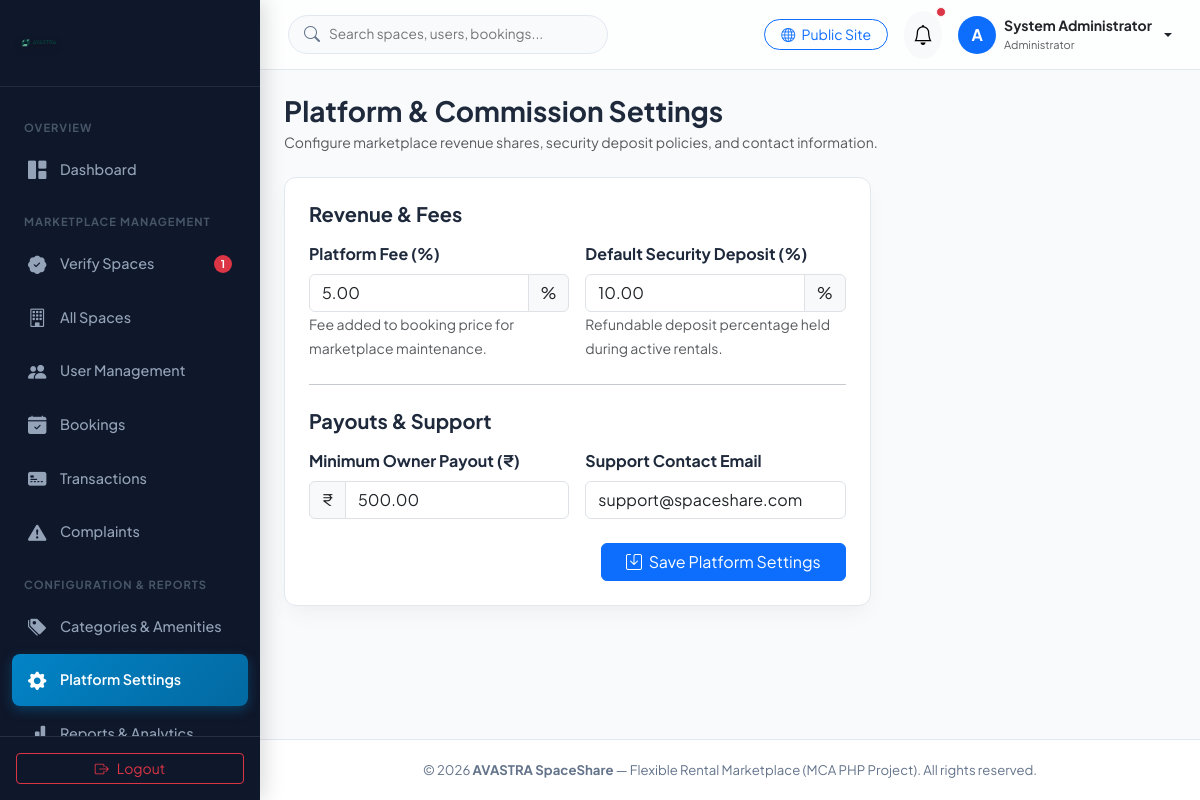
Screenshot of /admin/settings.php (signed in) with the database file from the repository.
### tables this page shows
CREATE TABLE IF NOT EXISTS `commission_settings` (
  `id` INT AUTO_INCREMENT PRIMARY KEY,
  `platform_fee_percent` DECIMAL(5, 2) NOT NULL DEFAULT 5.00,
  `deposit_percent` DECIMAL(5, 2) NOT NULL DEFAULT 10.00,
  `min_payout_amount` DECIMAL(10, 2) NOT NULL DEFAULT 500.00,
  `contact_email` VARCHAR(150) NOT NULL DEFAULT 'support@spaceshare.com',
  `updated_at` TIMESTAMP DEFAULT CURRENT_TIMESTAMP ON UPDATE CURRENT_TIMESTAMP
);

### admin/settings.php (the view, shortened to what this page needs)
<?php
require_once __DIR__ . '/includes/header.php';
require_once __DIR__ . '/includes/sidebar.php';
$db = Database::getInstance();
$settings = $db->query("SELECT * FROM commission_settings WHERE id = 1")->fetch();
?>
<div id="admin-main">
    <?php require_once __DIR__ . '/includes/navbar.php'; ?>
    <main class="p-4">
        <div class="d-flex justify-content-between align-items-center mb-4">
            <div>
                <h3 class="fw-bold mb-1">Platform & Commission Settings</h3>
                <p class="text-muted small mb-0">Configure marketplace revenue shares, security deposit policies, and contact information.</p>
            </div>
        </div>
        <div class="row">
            <div class="col-lg-8">
                <div class="admin-card">
                    <form method="POST" action="">
                        <h5 class="fw-bold mb-3">Revenue & Fees</h5>
                        <div class="row g-3 mb-4">
                            <div class="col-md-6">
                                <label class="form-label fw-bold">Platform Fee (%)</label>
                                <div class="input-group">
                                    <input type="number" step="0.1" name="platform_fee_percent" class="form-control" value="<?= htmlspecialchars($settings['platform_fee_percent'] ?? 5.00); ?>" required>
                                    <span class="input-group-text">%</span>
                                </div>
                                <small class="text-muted">Fee added to booking price for marketplace maintenance.</small>
                            </div>
                            <div class="col-md-6">
                                <label class="form-label fw-bold">Default Security Deposit (%)</label>
                                <div class="input-group">
                                    <input type="number" step="0.1" name="deposit_percent" class="form-control" value="<?= htmlspecialchars($settings['deposit_percent'] ?? 10.00); ?>" required>
                                    <span class="input-group-text">%</span>
                                </div>
                                <small class="text-muted">Refundable deposit percentage held during active rentals.</small>
                            </div>
                        </div>
                        <hr class="my-4">
                        <h5 class="fw-bold mb-3">Payouts & Support</h5>
                        <div class="row g-3 mb-4">
                            <div class="col-md-6">
                                <label class="form-label fw-bold">Minimum Owner Payout (₹)</label>
                                <div class="input-group">
                                    <span class="input-group-text">₹</span>
                                    <input type="number" step="100" name="min_payout_amount" class="form-control" value="<?= htmlspecialchars($settings['min_payout_amount'] ?? 500.00); ?>" required>
                                </div>
                            </div>
                            <div class="col-md-6">
                                <label class="form-label fw-bold">Support Contact Email</label>
                                <input type="email" name="contact_email" class="form-control" value="<?= htmlspecialchars($settings['contact_email'] ?? 'support@spaceshare.com'); ?>" required>
                            </div>
                        </div>
                        <div class="text-end">
                            <button type="submit" class="btn btn-primary px-4">
                                <i class="bi bi-save me-1"></i> Save Platform Settings
                            </button>
                        </div>
                    </form>
                </div>
            </div>
        </div>
    </main>
<?php require_once __DIR__ . '/includes/footer.php'; ?>

### assets/css/admin.css (style rules this page uses)
:root { --admin-primary: #0052cc; --admin-primary-hover: #0747a6; --admin-accent: #00b8d9; --admin-dark-bg: #091e42; --admin-sidebar-bg: #0f172a; --admin-sidebar-hover: #1e293b; --admin-sidebar-text: #94a3b8; --admin-sidebar-active: #38bdf8; --admin-body-bg: #f8fafc; --admin-card-bg: #ffffff; --admin-text-main: #1e293b; --admin-text-muted: #64748b; --admin-border-color: #e2e8f0; --admin-radius: 12px; --admin-shadow: 0 10px 25px -5px rgba(0, 0, 0, 0.05), 0 8px 10px -6px rgba(0, 0, 0, 0.01); --admin-glass-bg: rgba(255, 255, 255, 0.75); --admin-glass-border: rgba(255, 255, 255, 0.18); }
body { font-family: 'Plus Jakarta Sans', -apple-system, BlinkMacSystemFont, sans-serif; background-color: var(--admin-body-bg); color: var(--admin-text-main); overflow-x: hidden; }
#admin-main { margin-left: 260px; flex-grow: 1; display: flex; flex-direction: column; min-width: 0; transition: margin 0.3s ease; }
.admin-card { background: var(--admin-card-bg); border-radius: var(--admin-radius); border: 1px solid var(--admin-border-color); box-shadow: var(--admin-shadow); padding: 1.5rem; margin-bottom: 1.5rem; transition: transform 0.2s ease, box-shadow 0.2s ease; }

### rows the page displays
commission_settings: platform_fee_percent "5.00", deposit_percent "10.00", min_payout_amount "500.00", contact_email "support@spaceshare.com"

### other values shown
$pendingCount "1"
$currentUser['full_name'] "System Administrator"
